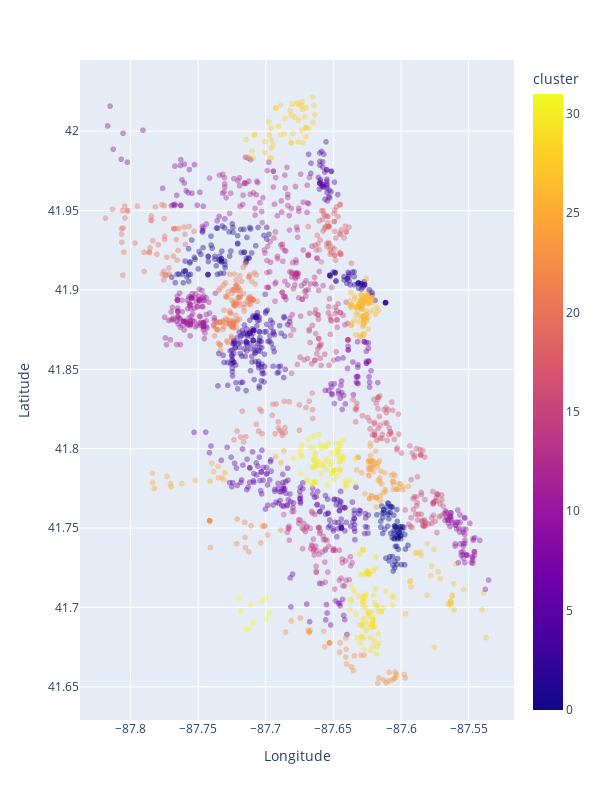

The notebook cell this image was saved under:
### Code cell
scores = []
cluster_options = list(range(30,100,2)) # [2,4,8,16,32,64]
for n_clusters in cluster_options:
    gm = GaussianMixture(n_components=n_clusters)
    gm.fit(X)
    cluster = gm.predict(X)
    centers = gm.means_
    sub['cluster'] = cluster
    cluster_counts = to_multi_dim_array(df=sub, cols=['t', 'cluster'])
    score = uniformity_score(cluster_counts.mean(0)**2)
    scores.append(score)
    
i = np.argmax(scores)
n_clusters = cluster_options[i]
print(f'best clusters are {n_clusters} with score of {scores[i]}')

gm = GaussianMixture(n_components=n_clusters)
gm.fit(sub[['Latitude' , 'Longitude']].values)
cluster = gm.predict(sub[['Latitude' , 'Longitude']].values)
centers = gm.means_
sub['cluster'] = cluster
cluster_counts = to_multi_dim_array(df=sub, cols=['t', 'cluster'])

dist = norm_array(cluster_counts.mean(0))

dist = dist[np.argsort(dist)[::-1]]
dist = scale_max_array(dist)

plt.figure(figsize=(12,4))
plt.bar(np.arange(len(dist)), dist, alpha=.5)
plt.show()

plt.figure(figsize=(12,4))
plt.title('Uniformity Score per Cluster Count')
plt.ylabel('Uniformity Score')
plt.xlabel('No. Clusters')
plt.plot(cluster_options,scores)
plt.show()


fig = px.scatter(sub, y='Latitude' , x='Longitude', opacity=0.4, color='cluster', 
                 color_discrete_sequence=px.colors.qualitative.Light24)
fig.update_layout(height=800,width=600)
fig.show()

### Figure 1 — Plotly figure (JSON) as saved in the notebook; plotly's stock layout.template omitted (floating-point values rounded to 4 significant figures; data arrays with more than 128 entries replaced by an {"elided": "..."} marker saying what was removed)
{"data": [{"hovertemplate": "Longitude=%{x}<br>Latitude=%{y}<br>cluster=%{marker.color}<extra></extra>", "legendgroup": "", "marker": {"color": {"elided": "1981 int values"}, "coloraxis": "coloraxis", "opacity": 0.4, "symbol": "circle"}, "mode": "markers", "name": "", "showlegend": false, "type": "scattergl", "x": {"elided": "1981 float values"}, "xaxis": "x", "y": {"elided": "1981 float values"}, "yaxis": "y"}], "layout": {"coloraxis": {"colorbar": {"title": {"text": "cluster"}}, "colorscale": [[0, "#0d0887"], [0.1111, "#46039f"], [0.2222, "#7201a8"], [0.3333, "#9c179e"], [0.4444, "#bd3786"], [0.5556, "#d8576b"], [0.6667, "#ed7953"], [0.7778, "#fb9f3a"], [0.8889, "#fdca26"], [1, "#f0f921"]]}, "height": 800, "legend": {"tracegroupgap": 0}, "margin": {"t": 60}, "width": 600, "xaxis": {"anchor": "y", "domain": [0, 1], "title": {"text": "Longitude"}}, "yaxis": {"anchor": "x", "domain": [0, 1], "title": {"text": "Latitude"}}}}
